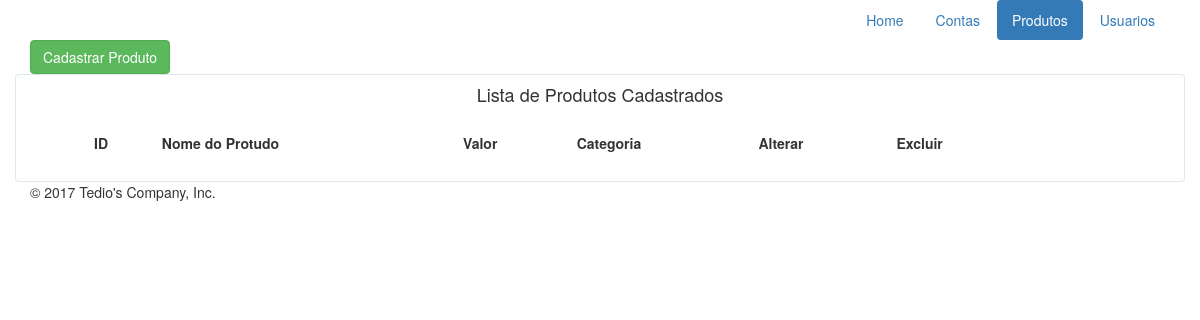
Page /app/view/produtos.php on the earlier database version.
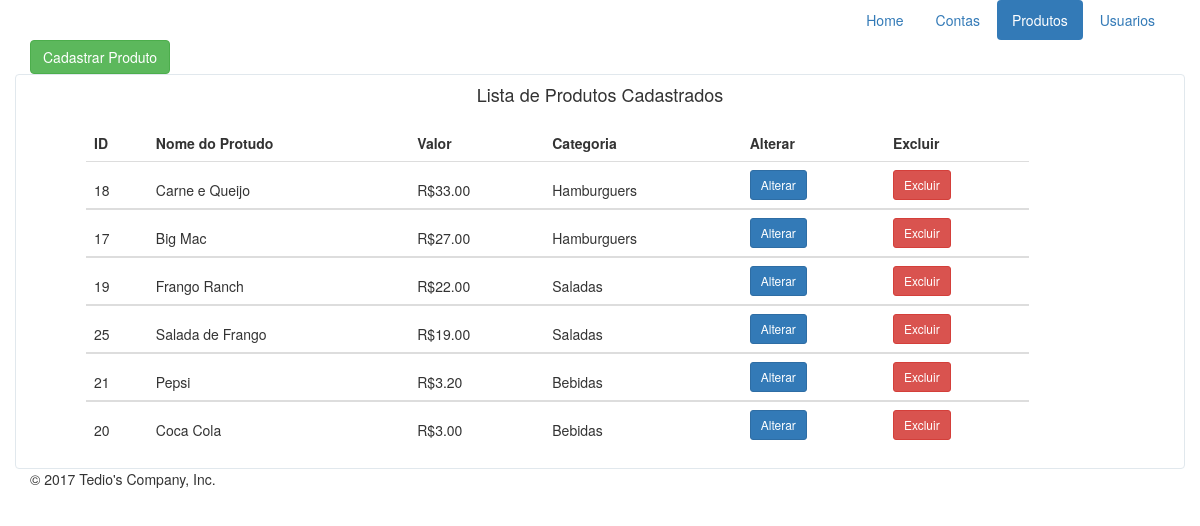
Same page on the later database version.
### tables this page shows
CREATE TABLE `tab_produtos` (
  `codProd` int(11) NOT NULL,
  `nome` varchar(30) NOT NULL,
  `img` varchar(50) NOT NULL,
  `valor` decimal(10,2) NOT NULL,
  `forCategoria` int(11) NOT NULL,
  `data` date NOT NULL
);

CREATE TABLE `tab_categorias` (
  `codCat` int(11) NOT NULL,
  `nome` varchar(20) NOT NULL
);

### app/Controller.php (called while the page is built, shortened)
<?php
	global $project_path;
	require_once $_SERVER['DOCUMENT_ROOT'] . "{$project_path}app/controller/IncludeController.php";
class Controller
{
	public $include;
	function __construct()
	{
		$this->include = new IncludeController();
	}
	public function includeArchive($file)
	{
		$this->include->Archive($file);
	}
	public function includeParts($file)
	{
		$this->include->parts($file);
	}
	public function includeModel($route)
	{
		$this->include->models($route);
	}
}
?>

### app/model/produtos/listagem.php (the view)
 <table class="table" style="margin-top:10px;margin-left:55px;">
  <thead>
    <tr>
      <td style="font-weight:bold;">ID</td>
      <td style="font-weight:bold;">Nome do Protudo</td>
      <td style="font-weight:bold;">Valor</td>
      <td style="font-weight:bold;">Categoria</td>
      <td style="font-weight:bold;">Alterar</td>
      <td style="font-weight:bold;">Excluir</td>
    </tr>
  </thead>
  <?php
    global $pdo;
    $sql = "
             SELECT
               tab_produtos.codProd,
               tab_produtos.nome,
               tab_produtos.valor,
               tab_categorias.nome as catNome
             FROM
               tab_produtos
             inner join
               tab_categorias
               on  tab_produtos.forCategoria =
                   tab_categorias.codCat
             ORDER BY valor DESC";
    $result = $pdo->query($sql);
    $produtos = $result->fetchAll();
    if ($produtos):
      foreach ($produtos as $produto):
  ?>
      <tbody>
        <td>
          <?php echo "<p></p>", @$produto['codProd'] ?>
        </td>
        <td>
          <?php echo "<p></p>", @$produto['nome'] ?>
        </td>
        <td>
          <?php echo "<p></p>R$", @$produto['valor'] ?>
        </td>
        <td>
          <?php echo "<p></p>", @$produto['catNome'] ?>
        </td>
        <td>
          <form action="alterar_produto.php?pro_id=<?php echo $produto['pro_id'];?>" method="POST">
            <input type="submit" value="Alterar" name="Submit" class='btn btn-sm btn-primary'>
          </form>
        </td>
        <td>
          <form action="includes/functions/excluir_produtos.php?pro_id=<?php echo $produto['pro_id']; ?>" method="POST">
            <input type="submit" value="Excluir" name="Submit" class='btn btn-sm btn-danger'>
          </form>
        </td>
      </tbody>
  <?php
       endforeach;
     endif;
  ?>
</table>

Differences in the rows shown:
now on this page (row edited): tab_produtos: codProd "18", nome "Carne e Queijo", valor "33.00", tab_categorias.nome "Hamburguers"
now on this page (row edited): tab_produtos: codProd "17", nome "Big Mac", valor "27.00", tab_categorias.nome "Hamburguers"
now on this page (row edited): tab_produtos: codProd "19", nome "Frango Ranch", valor "22.00", tab_categorias.nome "Saladas"
now on this page (row edited): tab_produtos: codProd "25", nome "Salada de Frango", valor "19.00", tab_categorias.nome "Saladas"
now on this page (row edited): tab_produtos: codProd "21", nome "Pepsi", valor "3.20", tab_categorias.nome "Bebidas"
now on this page (row edited): tab_produtos: codProd "20", nome "Coca Cola", valor "3.00", tab_categorias.nome "Bebidas"
